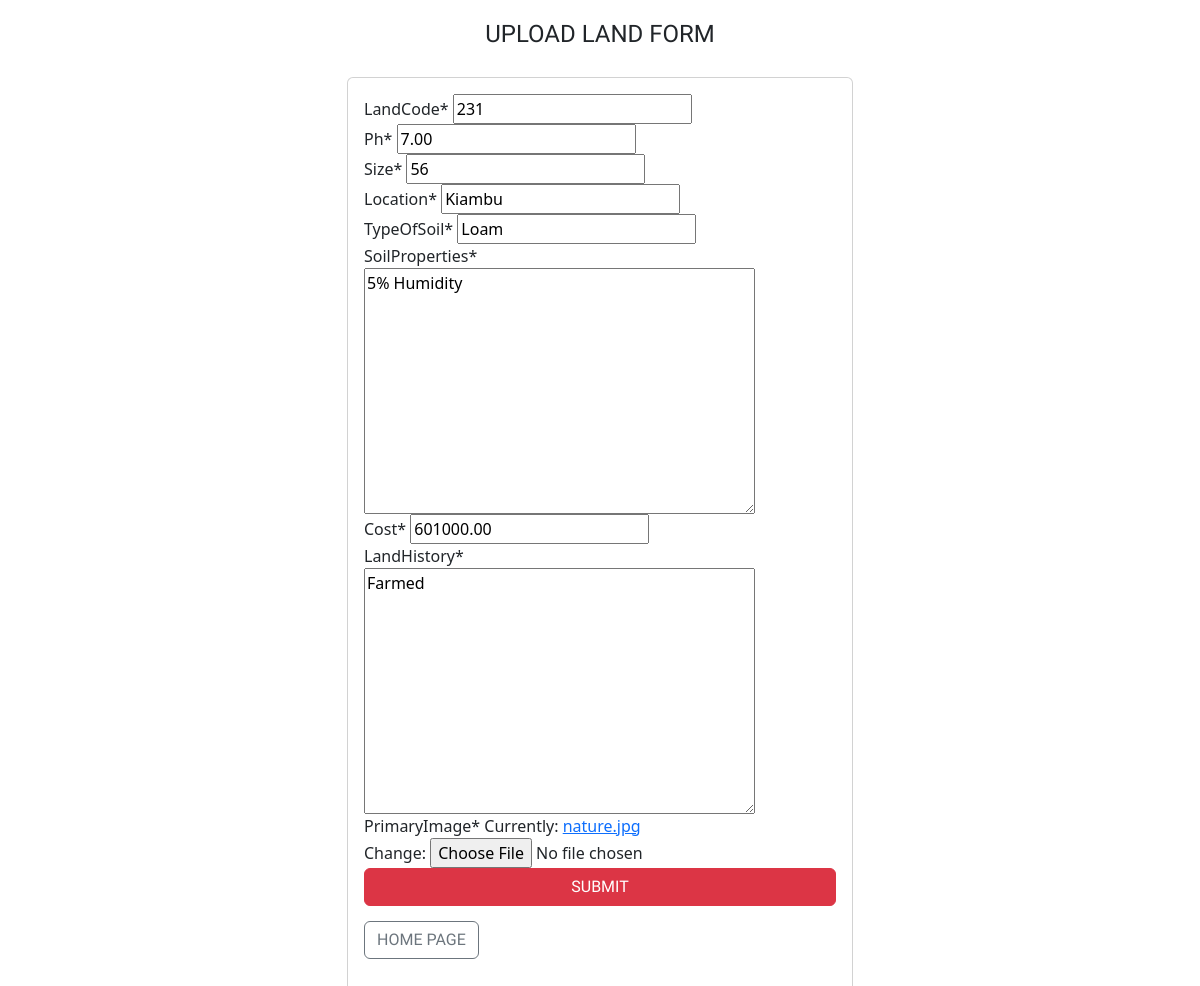
Screenshot of /update-land/codeL231D with the database file from the repository.
### appLandLocator/models.py (models this page shows, shortened)
class Land(models.Model):
    landCode = models.CharField(max_length=5)
    ph = models.DecimalField(max_digits=10, decimal_places=2)
    size = models.IntegerField()
    location = models.CharField(max_length=50)
    typeOfSoil = models.CharField(max_length=50)
    soilProperties = models.TextField()
    cost = models.DecimalField(max_digits=1000, decimal_places=2)
    landHistory = models.TextField()
    primaryImage = models.ImageField()
    dateTime = models.DateTimeField(auto_now_add=True)

### appLandLocator/views.py (the view)
# urls.py: path('update-land/codeL<int:land_code>D', views.updateLand, name='updateLand'),
def updateLand(request, land_code):
    land = get_object_or_404(Land, landCode=land_code)
    landForm = LandForm(request.POST or None, request.FILES or None, instance=land)
    if landForm.is_valid():
        landForm.save()
        return redirect('appLandLocator:lands')
    return render(request, 'appLandLocator/upload-land.html', {'landForm': landForm})

### appLandLocator/forms.py
class LandForm(forms.ModelForm):
    class Meta:
        model = Land
        fields = ['landCode', 'ph', 'size', 'location', 'typeOfSoil', 'soilProperties', 'cost', 'landHistory', 'primaryImage']

### appLandLocator/templates/appLandLocator/upload-land.html (shortened to what this page needs)
    <link href="https://cdn.jsdelivr.net/npm/bootstrap@5.2.0-beta1/dist/css/bootstrap.min.css" rel="stylesheet">
<div class="container" style="text-align: center; margin-top: 20px;">
    <div class="row" style="display: inline-block;">
        <h4 style="Font-family: Orbitron;">UPLOAD LAND FORM</h4>
    </div>
</div>
{% load crispy_forms_tags %}
<div class="container">
    <div class="row">
        <div class="col-sm-3"></div>
        <div class="col-sm-6">
            <div class="card card-body" style="margin: 20px;">
                <form method="post" enctype="multipart/form-data">
                    {{  landForm | crispy }}
                    <div class="form-group">
                        <button type="submit" class="btn btn-danger" style="width: 100%; Font-family: Jura;">SUBMIT</button>
                        <div class="row">
                            <div class="col-sm-12">
                                <a href="{% url 'appLandLocator:index' %}" style="margin-top: 15px; Font-family: Jura;" class="btn btn-outline-secondary">HOME PAGE</a>
                            </div>
                        </div>
                    </div>
                </form>
            </div>
        </div>
        <div class="col-sm-3"></div>
    </div>
</div>

### rows the page displays
Land: landCode "231", ph "7.00", size "56", location "Kiambu", typeOfSoil "Loam", soilProperties "5% Humidity", cost "601000.00", landHistory "Farmed"
